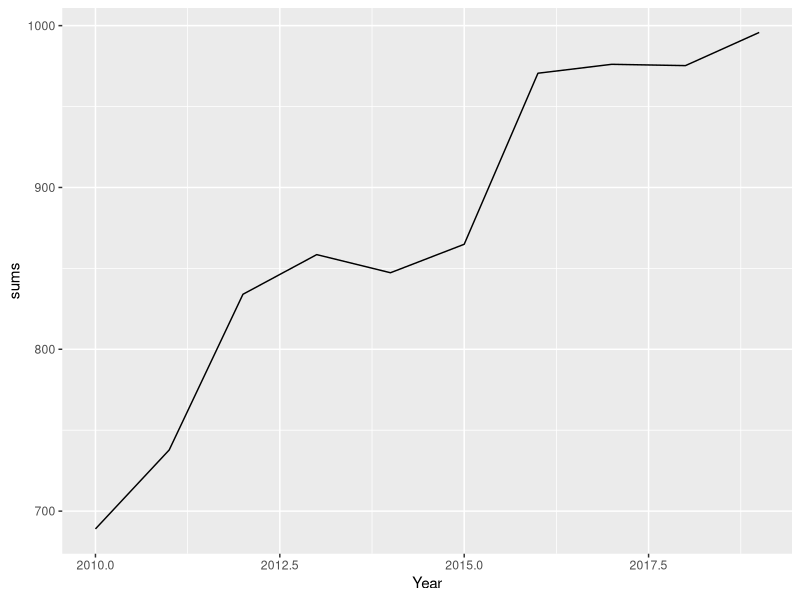

The R source for this figure:
## ---- chunk 1
library(tidyverse)
library(kableExtra)
## ---- chunk 2
crime <- read_csv('Data/Data_Tables_Criminal_Incidents_Visualisation_Year_Ending_December_2019.csv')
## ---- chunk 3
crime %>%
  filter(`Offence Division` == 'A Crimes against the person') %>% 
  group_by(Year) %>% 
  summarise(Offences = sum(`Incidents Recorded`)) %>% 
  kable(caption = 'Number of crimes against the person per year')
## ---- chunk 4
crime %>%
  filter(`Offence Division` == 'A Crimes against the person') %>%
  group_by(Year) %>% 
  summarise(sums = sum(`Rate per 100,000 population`)) %>% 
  ggplot(aes(x = Year, y = sums)) +
  geom_line()
